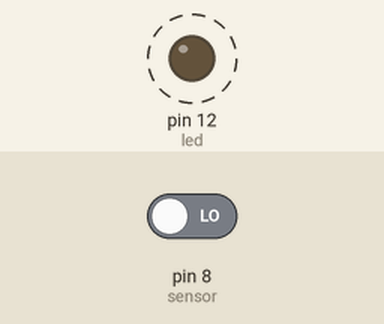
A sketch run on a simulated Arduino Uno, built with avr-gcc and run on an emulated ATmega328P. Shown: output pins drawn as LEDs (lit = HIGH). Dashed ring = blinking. The test bench sets the inputs (shaded band); at power-on: pin 8 (sensor) LOW.

Above: at 3.2 s.
3.3 s: pin 8 (sensor) driven HIGH
At 4.6 s:
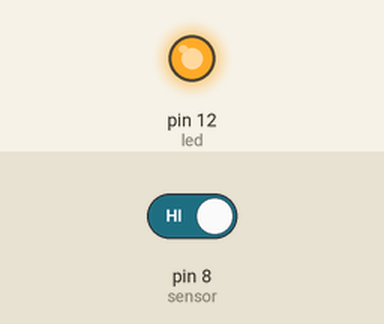
5.0 s: pin 8 (sensor) driven LOW
At 5.8 s:
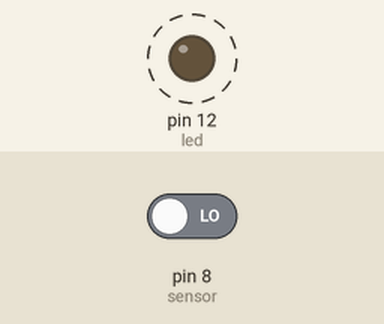
Timing chart, 0 to 15.5 s (numbered marks = the images above; inputs shaded):
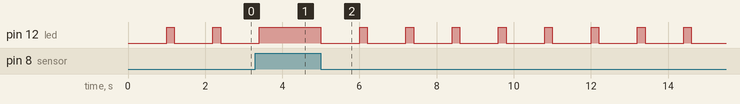

Measured:
- after the input at 3.3 s, pin 12 (led): goes on until 3.4 s, then stays HIGH
- after the input at 5.0 s, pin 12 (led): alternates HIGH for 0.20 s and LOW for 1.0 s, starting at once
- by itself, pin 12 (led): alternates HIGH for 0.20 s and LOW for 1.0 s

The sketch:

human.ino
```cpp
#define sensor 8
#define led 12

void setup() {
  // put your setup code here, to run once:
  pinMode(sensor, INPUT);
  pinMode(led, OUTPUT);
}

void loop() {
  // put your main code here, to run repeatedly:
  if(digitalRead(sensor)){//センサーが検知したらLEDが光り続ける
   delay(10);
   digitalWrite(led, 1);
  }
  else{//検知しなくなれば点滅するようになる。
    digitalWrite(led, 0);
    delay(1000);
    digitalWrite(led, 1);
    delay(200);
  }
}
```
